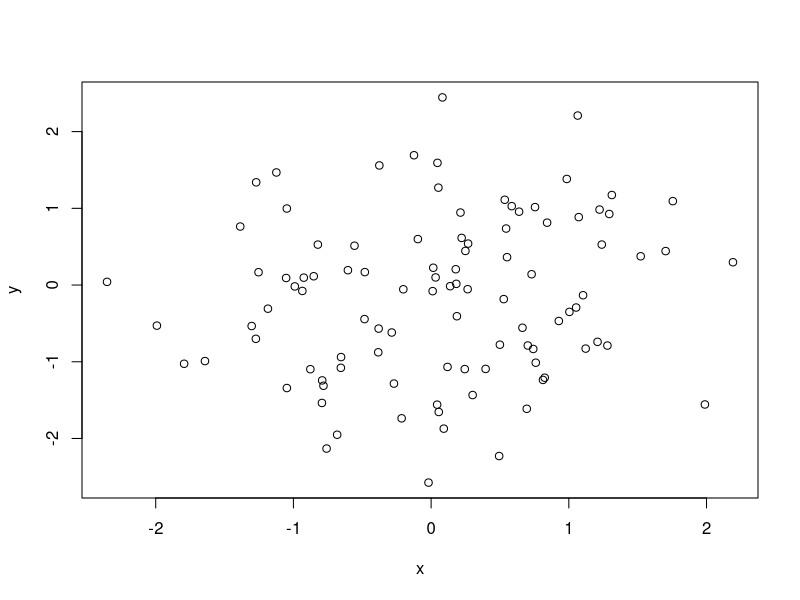

Write R code to recreate this figure.
## ---- chunk 1
x <- rnorm(100)
y <- rnorm(100)
plot (x,y)

#this is a comment in the code chunk
